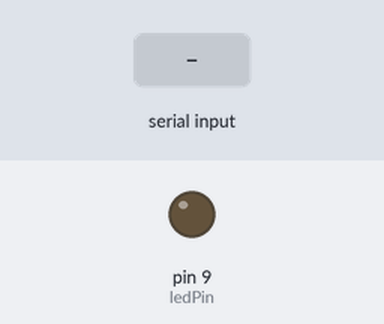
This sketch was run on a simulated Arduino Uno, built with avr-gcc and run on an emulated ATmega328P. Shown: output pins drawn as LEDs (lit = HIGH). The test bench sets the inputs (shaded band).

Above: at 1.2 s.
1.3 s: byte 30 received over Serial
At 2.3 s:
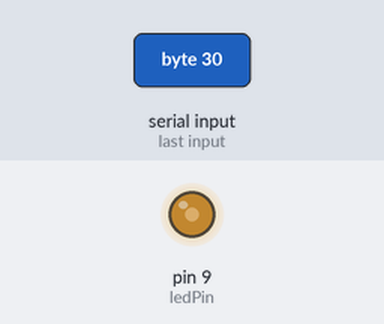
2.8 s: byte 90 received over Serial
At 3.4 s:
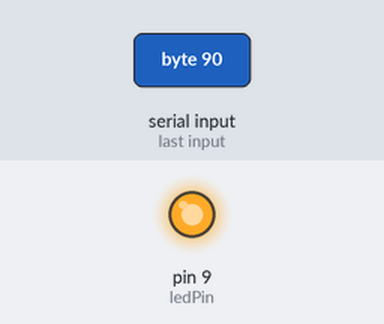
Timing chart, 0 to 5.8 s (numbered marks = the images above; inputs shaded):
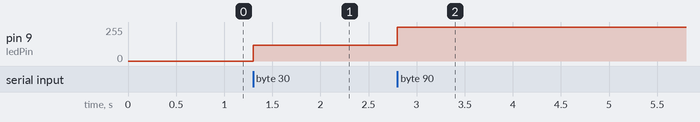

Measured:
- after the input at 1.3 s, pin 9 (ledPin): 0/255 → 120/255 at once
- after the input at 2.8 s, pin 9 (ledPin): 120/255 → 255/255 at once

The sketch:

arduino_processing_led.ino
```cpp
int ledPin = 9;

void setup() {
  Serial.begin(9600);
  pinMode(ledPin, OUTPUT);
}

void loop() {
  if (Serial.available()) {
    int val = Serial.read();
    val = map(val, 0, 255, 0, 1023);
      analogWrite(ledPin, val);
  }
}
```
